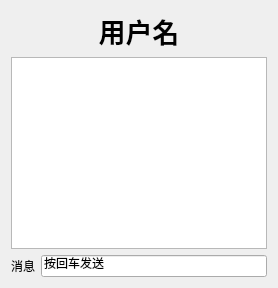
<?xml version="1.0" encoding="UTF-8"?>
<ui version="4.0">
 <class>PrivateDialog</class>
 <widget class="QDialog" name="PrivateDialog">
  <property name="windowTitle">
   <string>Dialog</string>
  </property>
  <layout class="QHBoxLayout" name="horizontalLayout_2">
   <item>
    <layout class="QVBoxLayout" name="verticalLayout">
     <item>
      <widget class="QLabel" name="label_username">
       <property name="font">
        <font>
         <pointsize>20</pointsize>
         <weight>75</weight>
         <bold>true</bold>
        </font>
       </property>
       <property name="text">
        <string>用户名</string>
       </property>
       <property name="alignment">
        <set>Qt::AlignCenter</set>
       </property>
      </widget>
     </item>
     <item>
      <widget class="QTextEdit" name="textEdit_chatDisplay">
       <property name="focusPolicy">
        <enum>Qt::NoFocus</enum>
       </property>
       <property name="readOnly">
        <bool>true</bool>
       </property>
      </widget>
     </item>
     <item>
      <layout class="QHBoxLayout" name="horizontalLayout">
       <item>
        <widget class="QLabel" name="label_Text">
         <property name="text">
          <string>消息</string>
         </property>
        </widget>
       </item>
       <item>
        <widget class="QLineEdit" name="lineEdit_chatInput">
         <property name="text">
          <string>按回车发送</string>
         </property>
         <property name="placeholderText">
          <string>Press &lt;ENTER&gt; to send</string>
         </property>
         <property name="clearButtonEnabled">
          <bool>false</bool>
         </property>
        </widget>
       </item>
      </layout>
     </item>
    </layout>
   </item>
  </layout>
 </widget>
 <resources/>
 <connections/>
</ui>
